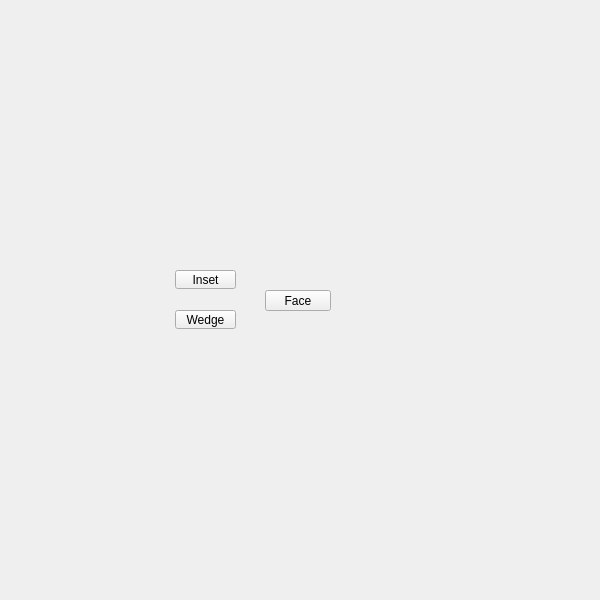
<?xml version="1.0" encoding="UTF-8"?>
<ui version="4.0">
 <class>QtUi</class>
 <widget class="QMainWindow" name="QtUi">
  <property name="enabled">
   <bool>true</bool>
  </property>
  <property name="geometry">
   <rect>
    <x>0</x>
    <y>0</y>
    <width>600</width>
    <height>600</height>
   </rect>
  </property>
  <property name="sizePolicy">
   <sizepolicy hsizetype="Ignored" vsizetype="Ignored">
    <horstretch>0</horstretch>
    <verstretch>0</verstretch>
   </sizepolicy>
  </property>
  <property name="minimumSize">
   <size>
    <width>0</width>
    <height>0</height>
   </size>
  </property>
  <property name="maximumSize">
   <size>
    <width>600</width>
    <height>600</height>
   </size>
  </property>
  <property name="cursor">
   <cursorShape>ArrowCursor</cursorShape>
  </property>
  <property name="windowTitle">
   <string>Toolkit</string>
  </property>
  <property name="whatsThis">
   <string>main</string>
  </property>
  <property name="toolButtonStyle">
   <enum>Qt::ToolButtonIconOnly</enum>
  </property>
  <property name="tabShape">
   <enum>QTabWidget::Triangular</enum>
  </property>
  <property name="dockNestingEnabled">
   <bool>true</bool>
  </property>
  <property name="dockOptions">
   <set>QMainWindow::AllowNestedDocks|QMainWindow::AllowTabbedDocks|QMainWindow::AnimatedDocks|QMainWindow::ForceTabbedDocks</set>
  </property>
  <widget class="QWidget" name="mainWindow">
   <property name="sizePolicy">
    <sizepolicy hsizetype="Ignored" vsizetype="Ignored">
     <horstretch>0</horstretch>
     <verstretch>0</verstretch>
    </sizepolicy>
   </property>
   <widget class="QPushButton" name="b034">
    <property name="enabled">
     <bool>true</bool>
    </property>
    <property name="geometry">
     <rect>
      <x>175</x>
      <y>310</y>
      <width>61</width>
      <height>19</height>
     </rect>
    </property>
    <property name="maximumSize">
     <size>
      <width>111</width>
      <height>19</height>
     </size>
    </property>
    <property name="toolTip">
     <string>Wedge the selected faces by extruding and rotating them about a selected edge.</string>
    </property>
    <property name="text">
     <string>Wedge</string>
    </property>
    <property name="iconSize">
     <size>
      <width>18</width>
      <height>18</height>
     </size>
    </property>
    <property name="balette" stdset="0">
     <palette>
      <active>
       <colorrole role="Highlight">
        <brush brushstyle="SolidPattern">
         <color alpha="255">
          <red>168</red>
          <green>152</green>
          <blue>250</blue>
         </color>
        </brush>
       </colorrole>
      </active>
      <inactive>
       <colorrole role="Highlight">
        <brush brushstyle="SolidPattern">
         <color alpha="255">
          <red>168</red>
          <green>152</green>
          <blue>250</blue>
         </color>
        </brush>
       </colorrole>
      </inactive>
      <disabled>
       <colorrole role="Highlight">
        <brush brushstyle="SolidPattern">
         <color alpha="255">
          <red>0</red>
          <green>120</green>
          <blue>215</blue>
         </color>
        </brush>
       </colorrole>
      </disabled>
     </palette>
    </property>
   </widget>
   <widget class="QPushButton" name="i003">
    <property name="geometry">
     <rect>
      <x>265</x>
      <y>290</y>
      <width>66</width>
      <height>21</height>
     </rect>
    </property>
    <property name="minimumSize">
     <size>
      <width>0</width>
      <height>21</height>
     </size>
    </property>
    <property name="maximumSize">
     <size>
      <width>16777215</width>
      <height>21</height>
     </size>
    </property>
    <property name="whatsThis">
     <string>polygons#face</string>
    </property>
    <property name="text">
     <string>Face</string>
    </property>
   </widget>
   <widget class="PushButton" name="tb006">
    <property name="enabled">
     <bool>true</bool>
    </property>
    <property name="geometry">
     <rect>
      <x>175</x>
      <y>270</y>
      <width>61</width>
      <height>19</height>
     </rect>
    </property>
    <property name="maximumSize">
     <size>
      <width>111</width>
      <height>19</height>
     </size>
    </property>
    <property name="toolTip">
     <string>Inset selected face region</string>
    </property>
    <property name="text">
     <string>Inset</string>
    </property>
    <property name="iconSize">
     <size>
      <width>18</width>
      <height>18</height>
     </size>
    </property>
   </widget>
  </widget>
 </widget>
 <customwidgets>
  <customwidget>
   <class>PushButton</class>
   <extends>QPushButton</extends>
   <header>widgets.pushbutton.h</header>
  </customwidget>
 </customwidgets>
 <resources/>
 <connections/>
 <designerdata>
  <property name="gridDeltaX">
   <number>5</number>
  </property>
  <property name="gridDeltaY">
   <number>10</number>
  </property>
  <property name="gridSnapX">
   <bool>true</bool>
  </property>
  <property name="gridSnapY">
   <bool>true</bool>
  </property>
  <property name="gridVisible">
   <bool>true</bool>
  </property>
 </designerdata>
</ui>
